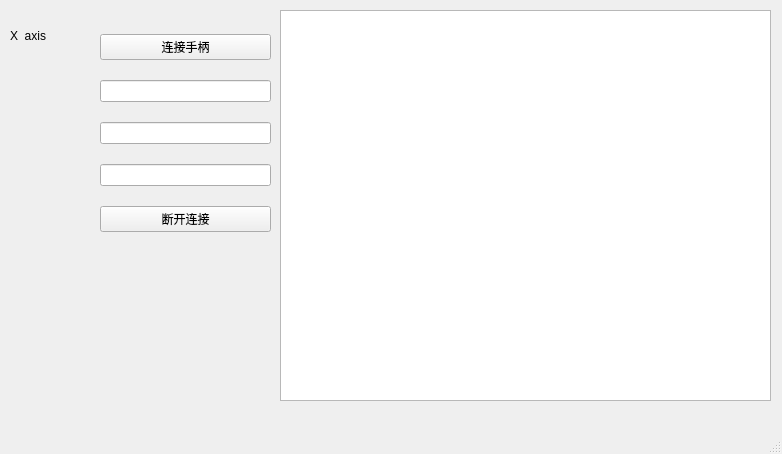
<?xml version="1.0" encoding="UTF-8"?>
<ui version="4.0">
 <class>MainWindow</class>
 <widget class="QMainWindow" name="MainWindow">
  <property name="geometry">
   <rect>
    <x>0</x>
    <y>0</y>
    <width>782</width>
    <height>454</height>
   </rect>
  </property>
  <property name="windowTitle">
   <string>MainWindow</string>
  </property>
  <widget class="QWidget" name="centralwidget">
   <widget class="QWidget" name="verticalLayoutWidget">
    <property name="geometry">
     <rect>
      <x>100</x>
      <y>20</y>
      <width>171</width>
      <height>231</height>
     </rect>
    </property>
    <layout class="QVBoxLayout" name="verticalLayout">
     <item>
      <widget class="QPushButton" name="pushButton">
       <property name="text">
        <string>连接手柄</string>
       </property>
      </widget>
     </item>
     <item>
      <widget class="QLineEdit" name="x_axis"/>
     </item>
     <item>
      <widget class="QLineEdit" name="y_axis"/>
     </item>
     <item>
      <widget class="QLineEdit" name="z_axis"/>
     </item>
     <item>
      <widget class="QPushButton" name="disconnect">
       <property name="text">
        <string>断开连接</string>
       </property>
      </widget>
     </item>
    </layout>
   </widget>
   <widget class="QLabel" name="label">
    <property name="geometry">
     <rect>
      <x>10</x>
      <y>30</y>
      <width>54</width>
      <height>12</height>
     </rect>
    </property>
    <property name="text">
     <string>X_axis</string>
    </property>
   </widget>
   <widget class="QTextEdit" name="message">
    <property name="geometry">
     <rect>
      <x>280</x>
      <y>10</y>
      <width>491</width>
      <height>391</height>
     </rect>
    </property>
   </widget>
  </widget>
  <widget class="QMenuBar" name="menubar">
   <property name="geometry">
    <rect>
     <x>0</x>
     <y>0</y>
     <width>782</width>
     <height>22</height>
    </rect>
   </property>
  </widget>
  <widget class="QStatusBar" name="statusbar"/>
 </widget>
 <resources/>
 <connections/>
</ui>
